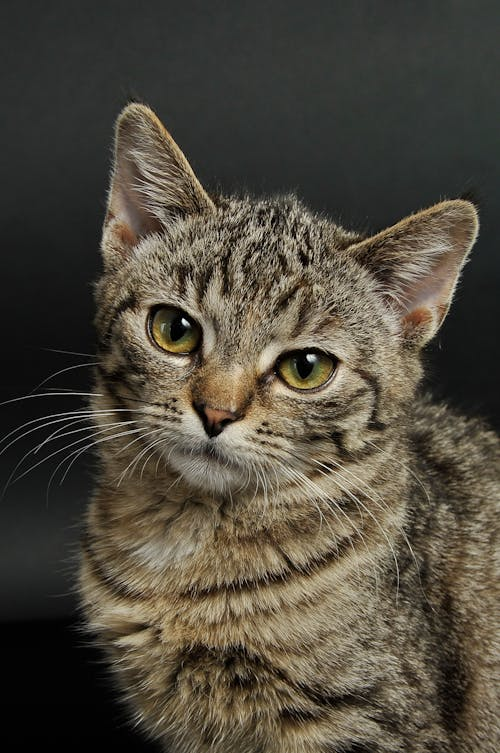
#> input picture images/cat_test_one.jpeg, 500 x 753 px
$ jupyter execute k_mean_compress.ipynb
#> lines starting #> are read from the running program, lines starting #| are printed output that depends on the picture
[cell 1]
import numpy as np
import cv2
from sklearn.cluster import KMeans

[cell 2]
# Bước 1: Đọc ảnh
image = cv2.imread('./images/cat_test_one.jpeg')
#> image is the input picture: shape (753, 500, 3); mean B, G, R 61, 73, 79
image = cv2.cvtColor(image, cv2.COLOR_BGR2RGB)
pixels = image.reshape(-1, 3)

[cell 3]
# Bước 2: Áp dụng k-means
k = 2 # Số màu cần giữ lại
kmeans = KMeans(n_clusters=k, random_state=0)
kmeans.fit(pixels)

[cell 4]
# Bước 3: Thay thế màu bằng centroid
compressed_pixels = kmeans.cluster_centers_[kmeans.labels_]
compressed_image = compressed_pixels.reshape(image.shape).astype(np.uint8)

[cell 5]
# Bước 4: Lưu ảnh
compressed_image_bgr = cv2.cvtColor(compressed_image, cv2.COLOR_RGB2BGR)
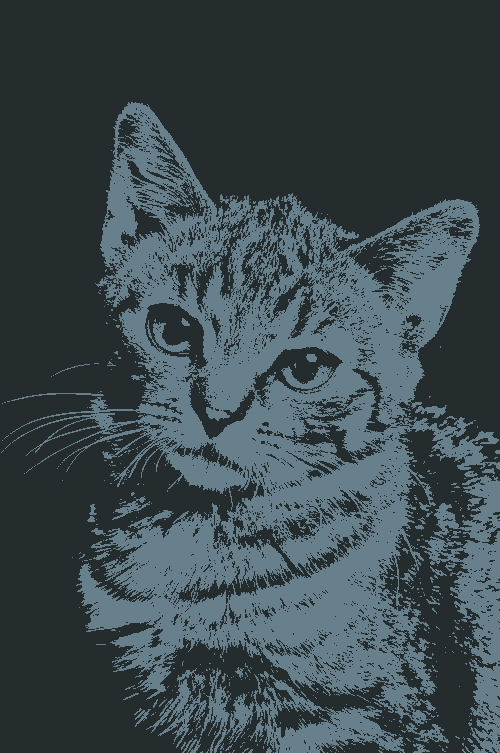
#> compressed_image_bgr: shape (753, 500, 3); mean R, G, B 60.2, 72.8, 78.6
cv2.imwrite('./images/compressed_image.jpg', compressed_image_bgr)
#> Out = True
